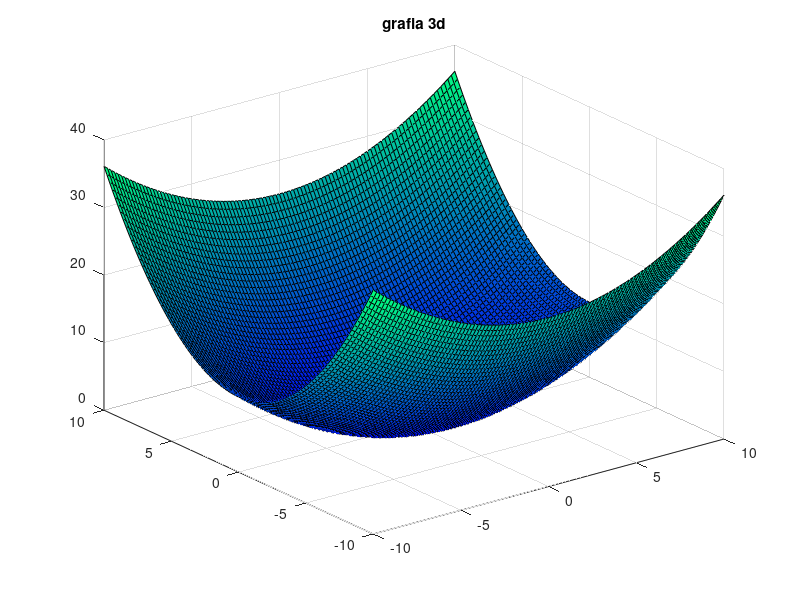
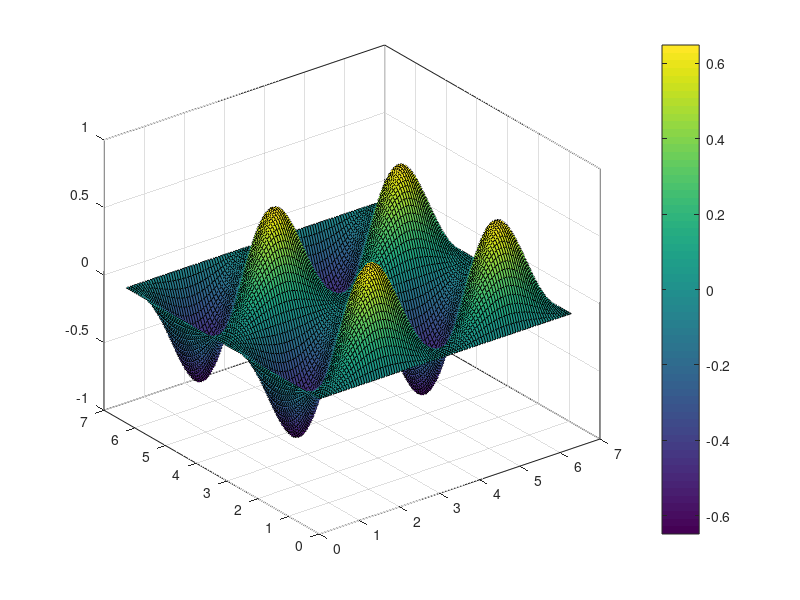

Write the MATLAB code that produced these figures, in order. (Note: this script raises an error after producing the figures.)
clear; clc; close all;
[tx, ty] = meshgrid(-10:0.2:10,-10:0.2:10);
z = @(x,y) (x.^2)/9 + (y.^2)/4;

figure
surf(tx,ty,z(tx,ty))
colormap winter
grid on
title('grafia 3d')

clear; clc; close all;

[tx, ty] = meshgrid(0:0.02*pi:2*pi,0:0.02*pi:2*pi);
z = @(x,y) sin(x-y).*sin(x).*sin(y);
figure
surf(tx,ty,z(tx,ty))
colorbar
box on
colormap parula; pause;
colormap winter; pause;
colormap lines;
grid on
zoom on
title('Grafica 3D');
axis off
colorbar off

clear; clc; close all;

x = [-2:0.2:2];
y = [-2:0.2:2];
[X,Y] = meshgrid(x,y);

Z = X.*exp(-X.^2-Y.^2);
figure(1)
mesh(X,Y,Z);
pause
F(1) = getframe;
surf(X,Y,Z);
F(2) = getframe;

grid on
movie(F,20)


clear; clc; close all;
[X,Y,Z] = sphere(100);
r = 3;
X = X * r;
Y = Y * r;
Z = Z * r;

Z(Z<0) = NaN;
figure(1)

contour3(X,Y,Z,3,'LineWidth', 1.5);
colormap parula(5)
pause
hold on
contour(X,Y,Z,3,'LineWidth', 1.5);
colormap parula(5)


clear; clc; close all;
[X,Y,Z] = sphere(100);
r = 3;
X = X * r;
Y = Y * r;
Z = Z * r;

Z(Z<0) = NaN;
figure(2)

surf(X,Y,Z, 'EdgeColor', 'none');
colormap parula
hold on
contour3(X,Y,Z,3,'LineWidth', 1.5);
colormap winter
